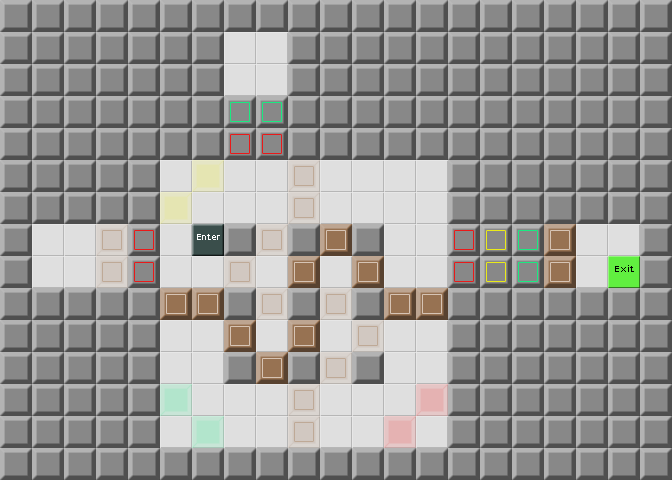

Tiled map render using the project's own tile images. Description and the map definition, with tile-layer contents summarised, below:
An orthogonal 21x15 tile map with 32x32 px tiles, 1 tile layer (Map) and 11 objects.

<map version="1.0" orientation="orthogonal" width="21" height="15" tilewidth="32" tileheight="32">
 <tileset firstgid="1" name="devgraphics" tilewidth="32" tileheight="32">
  <image source="../../../Content/JakesChallenge/devgraphics.png" width="192" height="288" />
  <tile id="0">
   <properties>
    <property name="type" value="floor" />
   </properties>
  </tile>
  <tile id="1">
   <properties>
    <property name="type" value="wall" />
   </properties>
  </tile>
  <tile id="2">
   <properties>
    <property name="type" value="yellowDoor" />
   </properties>
  </tile>
  <tile id="3">
   <properties>
    <property name="type" value="yellowKey" />
   </properties>
  </tile>
  <tile id="4">
   <properties>
    <property name="type" value="start" />
   </properties>
  </tile>
  <tile id="5">
   <properties>
    <property name="type" value="exit" />
   </properties>
  </tile>
  <tile id="6">
   <properties>
    <property name="type" value="nascar" />
   </properties>
  </tile>
  <tile id="7">
   <properties>
    <property name="type" value="help" />
   </properties>
  </tile>
  <tile id="8">
   <properties>
    <property name="type" value="ball" />
   </properties>
  </tile>
  <tile id="9">
   <properties>
    <property name="type" value="predator" />
   </properties>
  </tile>
  <tile id="10">
   <properties>
    <property name="type" value="player2" />
   </properties>
  </tile>
  <tile id="11">
   <properties>
    <property name="type" value="money" />
   </properties>
  </tile>
  <tile id="12">
   <properties>
    <property name="type" value="toll" />
   </properties>
  </tile>
  <tile id="13">
   <properties>
    <property name="type" value="toll2" />
   </properties>
  </tile>
  <tile id="14">
   <properties>
    <property name="type" value="pushBlock" />
   </properties>
  </tile>
  <tile id="15">
   <properties>
    <property name="color" value="red" />
    <property name="type" value="switch" />
   </properties>
  </tile>
  <tile id="16">
   <properties>
    <property name="color" value="red" />
    <property name="type" value="disappearingWall" />
   </properties>
  </tile>
  <tile id="18">
   <properties>
    <property name="" value="" />
   </properties>
  </tile>
  <tile id="19">
   <properties>
    <property name="type" value="water" />
   </properties>
  </tile>
  <tile id="20">
   <properties>
    <property name="type" value="redDoor" />
   </properties>
  </tile>
  <tile id="21">
   <properties>
    <property name="color" value="red" />
    <property name="type" value="redKey" />
   </properties>
  </tile>
  <tile id="22">
   <properties>
    <property name="color" value="red" />
    <property name="type" value="appearingWall" />
   </properties>
  </tile>
  <tile id="23">
   <properties>
    <property name="type" value="redAppearingBlock2" />
   </properties>
  </tile>
  <tile id="24">
   <properties>
    <property name="type" value="britishNascar" />
   </properties>
  </tile>
  <tile id="25">
   <properties>
    <property name="type" value="hiddenSwitch" />
   </properties>
  </tile>
  <tile id="26">
   <properties>
    <property name="type" value="gronpree" />
   </properties>
  </tile>
  <tile id="27">
   <properties>
    <property name="color" value="yellow" />
    <property name="type" value="switch" />
   </properties>
  </tile>
  <tile id="28">
   <properties>
    <property name="color" value="yellow" />
    <property name="type" value="disappearingWall" />
   </properties>
  </tile>
  <tile id="30">
   <properties>
    <property name="type" value="constructionButton" />
   </properties>
  </tile>
  <tile id="31">
   <properties>
    <property name="type" value="help2" />
   </properties>
  </tile>
  <tile id="32">
   <properties>
    <property name="type" value="cyanDoor" />
   </properties>
  </tile>
  <tile id="33">
   <properties>
    <property name="type" value="cyanKey" />
   </properties>
  </tile>
  <tile id="34">
   <properties>
    <property name="color" value="yellow" />
    <property name="type" value="appearingWall" />
   </properties>
  </tile>
  <tile id="36">
   <properties>
    <property name="type" value="teleporter" />
   </properties>
  </tile>
  <tile id="39">
   <properties>
    <property name="color" value="green" />
    <property name="type" value="switch" />
   </properties>
  </tile>
  <tile id="40">
   <properties>
    <property name="color" value="green" />
    <property name="type" value="disappearingWall" />
   </properties>
  </tile>
  <tile id="42">
   <properties>
    <property name="type" value="outTeleporter" />
   </properties>
  </tile>
  <tile id="43">
   <properties>
    <property name="type" value="smartPredator" />
   </properties>
  </tile>
  <tile id="44">
   <properties>
    <property name="type" value="greenDoor" />
   </properties>
  </tile>
  <tile id="45">
   <properties>
    <property name="color" value="green" />
    <property name="type" value="greenKey" />
   </properties>
  </tile>
  <tile id="46">
   <properties>
    <property name="color" value="green" />
    <property name="type" value="appearingWall" />
   </properties>
  </tile>
  <tile id="48">
   <properties>
    <property name="type" value="futureWall" />
   </properties>
  </tile>
  <tile id="49">
   <properties>
    <property name="type" value="futureFloor" />
   </properties>
  </tile>
  <tile id="50">
   <properties>
    <property name="color" value="brownOff" />
    <property name="type" value="switch" />
   </properties>
  </tile>
  <tile id="51">
   <properties>
    <property name="color" value="brown" />
    <property name="type" value="switch" />
   </properties>
  </tile>
 </tileset>
 <layer name="Map" width="21" height="15">
  <data>[315 cells, 315 non-empty, 12 distinct tile ids]</data>
 </layer>
 <objectgroup name="Enemies" width="21" height="15" />
 <objectgroup name="Items" width="21" height="15">
  <object gid="52" x="416" y="192" />
  <object gid="52" x="160" y="448" />
  <object gid="51" x="160" y="192" />
  <object gid="51" x="416" y="448" />
  <object gid="28" x="256" y="352" />
  <object gid="40" x="320" y="352" />
  <object gid="16" x="320" y="288" />
  <object gid="8" x="224" y="224">
   <properties>
    <property name="Text" value="I need a bit more time to gather my evidence.\nMeanwhile, take this time to get RIPPED." />
   </properties>
  </object>
 </objectgroup>
 <objectgroup name="Tools" width="21" height="15">
  <object gid="15" x="256" y="288" />
  <object gid="15" x="64" y="288" />
  <object gid="15" x="256" y="96" />
 </objectgroup>
 <objectgroup name="Parameters" width="21" height="15">
  <properties>
   <property name="time" value="999" />
   <property name="wrapAround" value="false" />
  </properties>
 </objectgroup>
</map>
